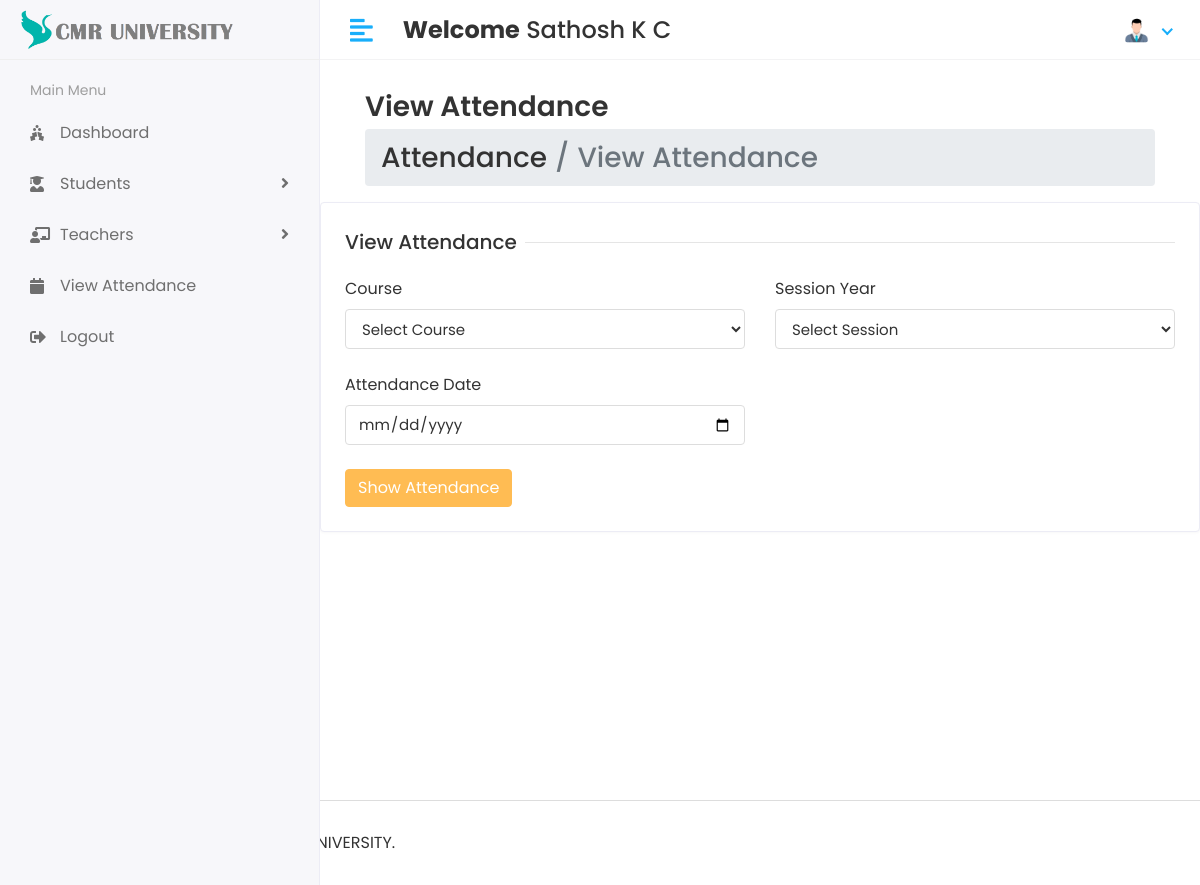
Page /Hod/View/Attendance (signed in) on the committed database.
### app/models.py (models this page shows)
class CustomUser(AbstractUser):
    USER =(
        (1,'HOD'),
        (2,'STAFF'),
        (3,'STUDENT'),
    )
    user_type = models.CharField(choices=USER,max_length=50,default=1)
    profile_pic = models.ImageField(upload_to='media/profile_pic')

### CMR_Attendance_Module/Hod_Views.py (the view, shortened to what this page needs)
# urls.py: path('Hod/View/Attendance',Hod_Views.VIEW_ATTENDANCE,name='view_attendance'),
@login_required(login_url='/')
def VIEW_ATTENDANCE(request):
    subject = Subject.objects.all()
    session_year = Session_Year.objects.all()
    action = request.GET.get('action')
    get_subject= None
    get_session_year = None
    attendance_date = None
    attendance_report = None
    context = {
        'subject' : subject,
        'session_year' : session_year,
        'action' : action,
        'get_subject' : get_subject,
        'get_session_year': get_session_year,
        'attendance_date' : attendance_date,
        'attendance_report' : attendance_report,
    }
    return render(request, 'Hod/view_attendance.html',context)

### templates/Hod/view_attendance.html (shortened to what this page needs)
{% extends 'base.html' %}
{% block content %}
<div class="content container-fluid">
    <div class="row align-items-center">
        <div class="col">
            <h3 class="page-title"> View Attendance <h3>
                <ul class="breadcrumb">
                    <li class="breadcrumb-item"> Attendance </li>
                    <li class="breadcrumb-item active">View Attendance</li>
                </ul>
            </div>
        </div>
    </div>
</div>
{% if action is None %}
<div class="row">
    <div class="col-sm-12">
        <div class="card">
            <div class="card-body">
                <form action="?action=view_student" method="post" >
                    <div class="row">
                        <div class="col-12">
                            <h5 class="form-title"><span>View Attendance</span></h5>
                        </div>
                        <div class="col-12 col-sm-6">
                            <label>Course</label>
                            <select class="form-control" name="subject_id" required>
                               <option>Select Course</option>
                            </select>
                        </div>
                        <div class="col-12 col-sm-6">
                            <label>Session Year</label>
                            <select class="form-control" name="session_year_id" required>
                               <option>Select Session</option>
                            </select>
                        </div>
                        <div class="col-12 col-sm-6 mt-4">
                            <label>Attendance Date</label>
                            <input type="date" class="form-control" name="attendance_date" required>
                        </div>
                        <br>
                        <div class="col-12 mt-4">
                            <button type="submit" class="btn btn-primary">Show Attendance</button>
                         </div>
                        </div>
                    </div>
            </div>
        </div>
     </div>
</div>
{% endif %}
{% endblock %}

### templates/includes/header.html (shortened to what this page needs)
{% load static %}
<div class="header">
    <div class="header-left">
       <a href="index.html" class="logo">
       <img src="{% static 'assets/img/logocmr09.png' %}" alt="Logo">
       </a>
    </div>
    <a href="javascript:void(0);" id="toggle_btn">
    <i class="fas fa-align-left"></i>
    </a>
    <div class="top-nav-search mt-3">
       <h4><strong>Welcome</strong><span> {{user.first_name}} {{user.last_name}}</span></h4>
    </div>
    <ul class="nav user-menu">
       <li class="nav-item dropdown has-arrow">
          <a href="#" class="dropdown-toggle nav-link" data-toggle="dropdown">
            {% if user.profile_pic == ""  %}
                     <span class="user-img"><img class="rounded-circle" src="{% static 'assets/img/def_user.jpeg' %}" width="31" alt="Ryan Taylor"></span>
            {% else %}
                     <span class="user-img"><img class="rounded-circle" src="/{{user.profile_pic}}" width="31" alt="Ryan Taylor"></span>
            {% endif %}
          </a>
       </li>
    </ul>
 </div>

### static/assets/css/style.css (style rules this page uses)
html { height: 100%; }
body { background-color: #fff; color: #333; font-family: 'Poppins', sans-serif; font-size: 1rem; height: 100%; line-height: 1.5; overflow-x: hidden; }
h1, h2, h3, h4, h5, h6 { font-family: 'Poppins', sans-serif; margin-top: 0; }
.form-control { border: 1px solid #ddd; box-shadow: none; color: #333; font-size: 15px; height: 40px; }
a { color: #009ce7; }
input, button, a { transition: all 0.4s ease; -moz-transition: all 0.4s ease; -o-transition: all 0.4s ease; -ms-transition: all 0.4s ease; -webkit-transition: all 0.4s ease; }
input, input:focus, button, button:focus { outline: none; }
ul, ol { padding: 0px; list-style: none; }
.btn-primary { background-color: #FFBC53; border: 1px solid #FFBC53; }
.card { border: 1px solid #ececf5; box-shadow: 0 1px 3px 0 rgba(0, 0, 0, 0.03); margin-bottom: 1.875rem; }
.card-body { padding: 1.5rem; }
.header { background-color: #fff; border-bottom: 1px solid #f3f3f4; left: 0; position: fixed; right: 0; top: 0; z-index: 1001; height: 60px; }
.header .header-left { float: left; height: 60px; padding: 0 20px; position: relative; width: 320px; z-index: 1; transition: all 0.2s ease-in-out; background-color: #f7f7fa; border-bottom: 1px solid #efefef; border-right: 1px solid #ececf5; display: flex; align-items: center; }
.header .header-left .logo { display: inline-block; line-height: 60px; }
.header .header-left .logo img { max-height: 40px; width: auto; }
.header .dropdown-toggle:after { display: none; }
.header .has-arrow .dropdown-toggle:after { border-top: 0; border-left: 0; border-bottom: 2px solid #18aefa; border-right: 2px solid #18aefa; content: ''; height: 8px; display: inline-block; pointer-events: none; -webkit-transform-origin: 66% 66%; -ms-transform-origin: 66% 66%; transform-origin: 66% 66%; -webkit-transform: rotate(45deg); -ms-transform: rotate(45deg); transform: rotate(45deg); -webkit-transition: all 0.15s ease-in-out; transition: all 0.15s ease-in-out; width: 8px; vertical-align: 0px; }
.user-menu { float: right; margin: 0; position: relative; z-index: 99; padding-right: 15px; }
.user-menu.nav > li > a { color: #a0a0a0; font-size: 14px; line-height: 58px; padding: 0 15px; height: 60px; }
.user-img { margin-right: 3px; position: relative; }
.top-nav-search { float: left; margin-left: 15px; }
.page-title { font-size: 28px; font-weight: 600; color: #333; margin-bottom: 5px; }
.form-title { width: 100%; max-width: 100%; padding: 0; font-size: 1.25rem; font-weight: 500; line-height: inherit; color: #333; white-space: normal; position: relative; display: block; margin-bottom: 20px; }
.form-title:before { content: ""; position: absolute; left: 0px; right: 0px; height: 1px; top: 50%; background-color: rgba(0, 0, 0, 0.1); }
.form-title span { padding: 0px 0.5rem 0 0; background-color: #fff; display: inline-block; z-index: 2; position: relative; }
@media (min-width: 992px) { #toggle_btn { align-items: center; color: #18aefa; display: inline-flex; float: left; font-size: 26px; height: 60px; justify-content: center; margin-left: 15px; padding: 0 15px; } }

### rows in the picture
CustomUser: first_name "Sathosh", last_name "K C", profile_pic (picture)
